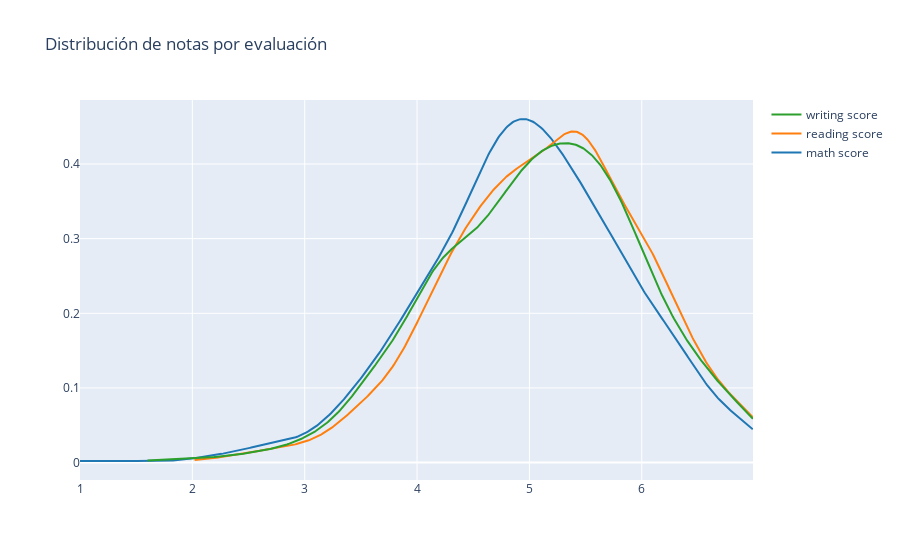

Notebook source saved alongside this figure:
### Markdown cell above
**Distplot:**

### Code cell
# use displot figurefactory
import plotly.figure_factory as ff
df = df_grades[['math score', 'reading score', 'writing score']]
fig = ff.create_distplot([df[c] for c in df.columns], df.columns, bin_size=.15,show_hist=False, show_rug=False)
fig.update_layout(title_text='Distribución de notas por evaluación')
fig.show()

### Figure 1 — Plotly figure (JSON) as saved in the notebook; plotly's stock layout.template omitted (floating-point values rounded to 4 significant figures; data arrays with more than 128 entries replaced by an {"elided": "..."} marker saying what was removed)
{"data": [{"legendgroup": "math score", "marker": {"color": "rgb(31, 119, 180)"}, "mode": "lines", "name": "math score", "showlegend": true, "type": "scatter", "x": {"elided": "500 float values"}, "xaxis": "x", "y": {"elided": "500 float values"}, "yaxis": "y"}, {"legendgroup": "reading score", "marker": {"color": "rgb(255, 127, 14)"}, "mode": "lines", "name": "reading score", "showlegend": true, "type": "scatter", "x": {"elided": "500 float values"}, "xaxis": "x", "y": {"elided": "500 float values"}, "yaxis": "y"}, {"legendgroup": "writing score", "marker": {"color": "rgb(44, 160, 44)"}, "mode": "lines", "name": "writing score", "showlegend": true, "type": "scatter", "x": {"elided": "500 float values"}, "xaxis": "x", "y": {"elided": "500 float values"}, "yaxis": "y"}], "layout": {"barmode": "overlay", "hovermode": "closest", "legend": {"traceorder": "reversed"}, "title": {"text": "Distribución de notas por evaluación"}, "xaxis": {"anchor": "y2", "domain": [0, 1], "zeroline": false}, "yaxis": {"anchor": "free", "domain": [0, 1], "position": 0}}}
